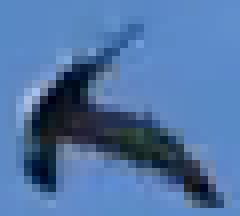
#> input picture Y2-Sem2/AI活用演習/2023-11-13/06_opencv_video/bird/100.png, 30 x 27 px (shown 8 times larger); its folder holds 4 pictures in this run
$ python create_model_bird.py
#> lines starting #> are read from the running program, lines starting #| are printed output that depends on the picture
import cv2
import os
import glob
import pickle
from sklearn.svm import SVC
from sklearn.model_selection import train_test_split

# 画像サイズを指定
image_size = (64,32)

# スクリプトが実行されているディレクトリのパスを取得
path = os.path.dirname(os.path.abspath(__file__))

# "bird"と"nobird"ディレクトリのパスを設定
path_bird = path + '\\bird'
path_nobird = path + '\\nobird'

# 特徴量と正解ラベルを格納するリストを定義
x = []  # 特徴量
y = []  # 正解ラベル

# 指定したディレクトリ内の画像を読み込み、特徴量と正解ラベルをリストに追加する関数
def read_dir(target_path, label):
    # ディレクトリ内の全ての.pngファイルを取得
    files = glob.glob(f"{target_path}/*.png")

    # 各ファイルを読み込み、特徴量と正解ラベルをリストに追加
    for f in files:
        # 画像を読み込む
        img = cv2.imread(f)

        # 画像サイズを指定したサイズにリサイズする
        img = cv2.resize(img, (64,32))

        # 画像を1次元配列に変換する
        img_data = img.reshape(-1,)

        # 特徴量をリストに追加する
        x.append(img_data)

        # 正解ラベルをリストに追加する
        y.append(label)

# "nobird"ディレクトリ内の画像を読み込み、正解ラベル0としてリストに追加する
read_dir('./nobird', 0)

# "bird"ディレクトリ内の画像を読み込み、正解ラベル1としてリストに追加する
read_dir('./bird', 1)
#> call 2 of read_dir, with target_path = './bird', label = 1
#> in read_dir, img is the input picture: shape (27, 30, 3); mean B, G, R 165.5, 116.5, 80.7
#> in read_dir (call 2), `img = cv2.resize(img, (64,32))`:
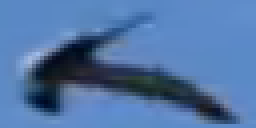
#> img: shape (32, 64, 3) (shown 4 times larger); mean B, G, R 165.3, 116.4, 80.6
#> in read_dir (call 2), `img_data = img.reshape(-1,)`: img_data = 6144 values, max 235 at index 2523, min 0 at index 2360, mean 120.8
#> pass 2 of the loop in read_dir, `for f in files:`:
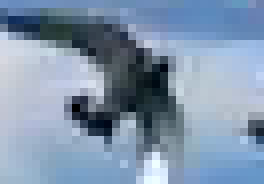
#> input picture Y2-Sem2/AI活用演習/2023-11-13/06_opencv_video/bird/102.png, 33 x 23 px (shown 8 times larger)
#> in read_dir, img is the input picture: shape (23, 33, 3); mean B, G, R 173.1, 149.2, 128.9
#> in read_dir (call 2), `img = cv2.resize(img, (64,32))`:
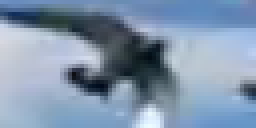
#> img: shape (32, 64, 3) (shown 4 times larger); mean B, G, R 173, 149.2, 128.8
#> img_data = 6144 values, max 255 at index 5871, min 1 at index 4106, mean 150.3
#> pass 3 of the loop in read_dir, `for f in files:`:
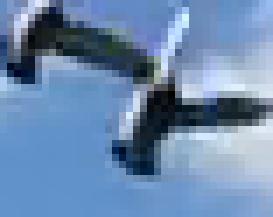
#> input picture Y2-Sem2/AI活用演習/2023-11-13/06_opencv_video/bird/103.png, 39 x 31 px (shown 7 times larger)
#> in read_dir, img is the input picture: shape (31, 39, 3); mean B, G, R 174.8, 138, 108.1
#> in read_dir (call 2), `img = cv2.resize(img, (64,32))`:
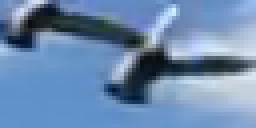
#> img: shape (32, 64, 3) (shown 4 times larger); mean B, G, R 174.7, 137.9, 108.1
#> img_data = 6144 values, max 255 at index 1080, min 1 at index 4709, mean 140.2
#> the loop made 4 passes; the first 3 are shown

# 学習用データとテスト用データに分割する
x_train, x_test, y_train, y_test = train_test_split(x, y, test_size=0.2)

# サポートベクターマシン(SVM)のSVCモデルを準備

model = SVC()

# 学習データを用いて学習する
#> (the run stopped early here; a loop or call above may not have finished)
